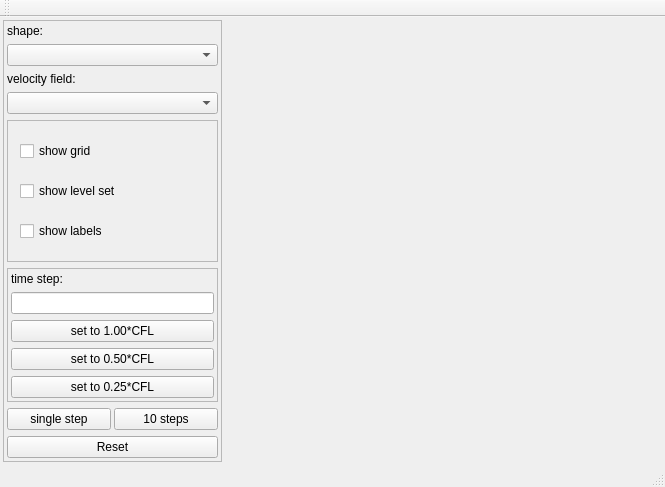
<?xml version="1.0" encoding="UTF-8"?>
<ui version="4.0">
 <class>MainWindow</class>
 <widget class="QMainWindow" name="MainWindow">
  <property name="geometry">
   <rect>
    <x>0</x>
    <y>0</y>
    <width>665</width>
    <height>487</height>
   </rect>
  </property>
  <property name="windowTitle">
   <string>MainWindow</string>
  </property>
  <widget class="QWidget" name="centralWidget">
   <layout class="QHBoxLayout" name="horizontalLayout">
    <property name="spacing">
     <number>3</number>
    </property>
    <property name="leftMargin">
     <number>3</number>
    </property>
    <property name="topMargin">
     <number>3</number>
    </property>
    <property name="rightMargin">
     <number>3</number>
    </property>
    <property name="bottomMargin">
     <number>3</number>
    </property>
    <item>
     <widget class="QFrame" name="frame_controls">
      <property name="sizePolicy">
       <sizepolicy hsizetype="Preferred" vsizetype="Preferred">
        <horstretch>1</horstretch>
        <verstretch>0</verstretch>
       </sizepolicy>
      </property>
      <property name="frameShape">
       <enum>QFrame::StyledPanel</enum>
      </property>
      <property name="frameShadow">
       <enum>QFrame::Raised</enum>
      </property>
      <layout class="QGridLayout" name="gridLayout">
       <property name="leftMargin">
        <number>3</number>
       </property>
       <property name="topMargin">
        <number>3</number>
       </property>
       <property name="rightMargin">
        <number>3</number>
       </property>
       <property name="bottomMargin">
        <number>3</number>
       </property>
       <property name="horizontalSpacing">
        <number>3</number>
       </property>
       <property name="verticalSpacing">
        <number>-1</number>
       </property>
       <item row="6" column="0">
        <widget class="QPushButton" name="btn_singleStep">
         <property name="text">
          <string>single step</string>
         </property>
        </widget>
       </item>
       <item row="6" column="1">
        <widget class="QPushButton" name="btn_10steps">
         <property name="text">
          <string>10 steps</string>
         </property>
        </widget>
       </item>
       <item row="5" column="0" colspan="2">
        <widget class="QFrame" name="optionsFrame2">
         <property name="sizePolicy">
          <sizepolicy hsizetype="Preferred" vsizetype="Expanding">
           <horstretch>0</horstretch>
           <verstretch>0</verstretch>
          </sizepolicy>
         </property>
         <property name="frameShape">
          <enum>QFrame::StyledPanel</enum>
         </property>
         <property name="frameShadow">
          <enum>QFrame::Raised</enum>
         </property>
         <layout class="QVBoxLayout" name="verticalLayout_3">
          <property name="spacing">
           <number>-1</number>
          </property>
          <property name="leftMargin">
           <number>3</number>
          </property>
          <property name="topMargin">
           <number>3</number>
          </property>
          <property name="rightMargin">
           <number>3</number>
          </property>
          <property name="bottomMargin">
           <number>3</number>
          </property>
          <item>
           <widget class="QLabel" name="label_timeStep">
            <property name="text">
             <string>time step:</string>
            </property>
           </widget>
          </item>
          <item>
           <widget class="QLineEdit" name="theTimeStep"/>
          </item>
          <item>
           <widget class="QPushButton" name="btn_setCFL100">
            <property name="text">
             <string>set to 1.00*CFL</string>
            </property>
           </widget>
          </item>
          <item>
           <widget class="QPushButton" name="btn_setCFL050">
            <property name="text">
             <string>set to 0.50*CFL</string>
            </property>
           </widget>
          </item>
          <item>
           <widget class="QPushButton" name="btn_setCFL025">
            <property name="text">
             <string>set to 0.25*CFL</string>
            </property>
           </widget>
          </item>
         </layout>
        </widget>
       </item>
       <item row="4" column="0" colspan="2">
        <widget class="QFrame" name="optionsFrame1">
         <property name="sizePolicy">
          <sizepolicy hsizetype="Preferred" vsizetype="Preferred">
           <horstretch>0</horstretch>
           <verstretch>1</verstretch>
          </sizepolicy>
         </property>
         <property name="frameShape">
          <enum>QFrame::StyledPanel</enum>
         </property>
         <property name="frameShadow">
          <enum>QFrame::Raised</enum>
         </property>
         <layout class="QVBoxLayout" name="verticalLayout_2">
          <property name="spacing">
           <number>3</number>
          </property>
          <property name="leftMargin">
           <number>12</number>
          </property>
          <property name="topMargin">
           <number>3</number>
          </property>
          <property name="rightMargin">
           <number>12</number>
          </property>
          <property name="bottomMargin">
           <number>3</number>
          </property>
          <item>
           <widget class="QCheckBox" name="chk_showGrid">
            <property name="text">
             <string>show grid</string>
            </property>
           </widget>
          </item>
          <item>
           <widget class="QCheckBox" name="chk_showLevelSet">
            <property name="text">
             <string>show level set</string>
            </property>
           </widget>
          </item>
          <item>
           <widget class="QCheckBox" name="chk_showLabels">
            <property name="text">
             <string>show labels</string>
            </property>
           </widget>
          </item>
         </layout>
        </widget>
       </item>
       <item row="3" column="0" colspan="2">
        <widget class="QComboBox" name="cbx_selectVelocityField"/>
       </item>
       <item row="1" column="0" colspan="2">
        <widget class="QComboBox" name="cbx_selectShape"/>
       </item>
       <item row="2" column="0" colspan="2">
        <widget class="QLabel" name="label_velocityField">
         <property name="text">
          <string>velocity field:</string>
         </property>
        </widget>
       </item>
       <item row="0" column="0" colspan="2">
        <widget class="QLabel" name="label_shape">
         <property name="text">
          <string>shape:</string>
         </property>
        </widget>
       </item>
       <item row="8" column="0" colspan="2">
        <widget class="QPushButton" name="btn_reset">
         <property name="text">
          <string>Reset</string>
         </property>
        </widget>
       </item>
      </layout>
     </widget>
    </item>
    <item>
     <widget class="QWidget" name="plotWidget" native="true">
      <property name="sizePolicy">
       <sizepolicy hsizetype="Expanding" vsizetype="Preferred">
        <horstretch>2</horstretch>
        <verstretch>0</verstretch>
       </sizepolicy>
      </property>
      <layout class="QVBoxLayout" name="verticalLayout">
       <property name="leftMargin">
        <number>0</number>
       </property>
       <property name="topMargin">
        <number>0</number>
       </property>
       <property name="rightMargin">
        <number>0</number>
       </property>
       <property name="bottomMargin">
        <number>0</number>
       </property>
      </layout>
     </widget>
    </item>
   </layout>
  </widget>
  <widget class="QMenuBar" name="menuBar">
   <property name="geometry">
    <rect>
     <x>0</x>
     <y>0</y>
     <width>665</width>
     <height>22</height>
    </rect>
   </property>
  </widget>
  <widget class="QToolBar" name="mainToolBar">
   <attribute name="toolBarArea">
    <enum>TopToolBarArea</enum>
   </attribute>
   <attribute name="toolBarBreak">
    <bool>false</bool>
   </attribute>
  </widget>
  <widget class="QStatusBar" name="statusBar"/>
 </widget>
 <layoutdefault spacing="6" margin="11"/>
 <resources/>
 <connections/>
</ui>
